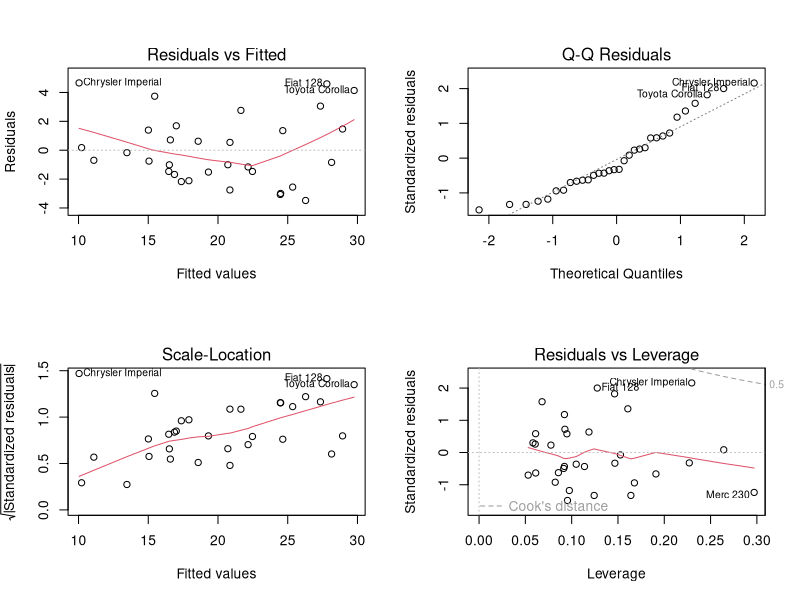
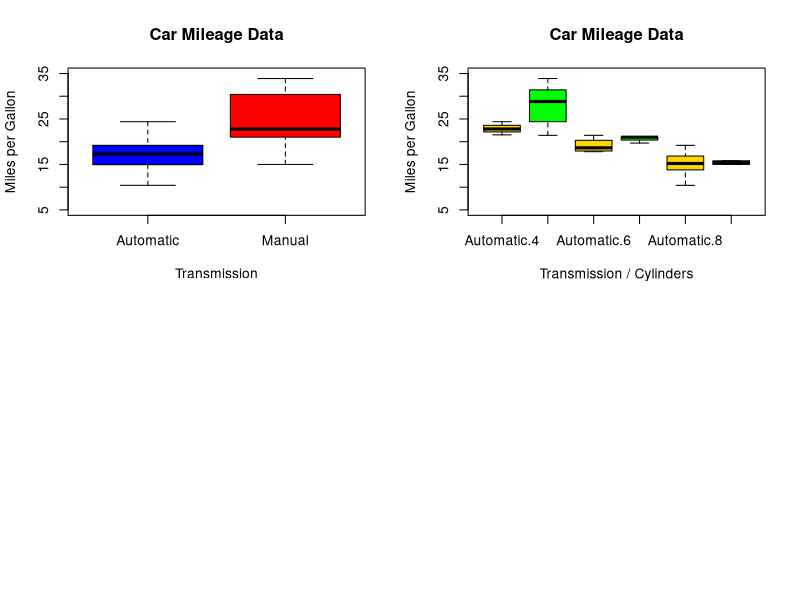
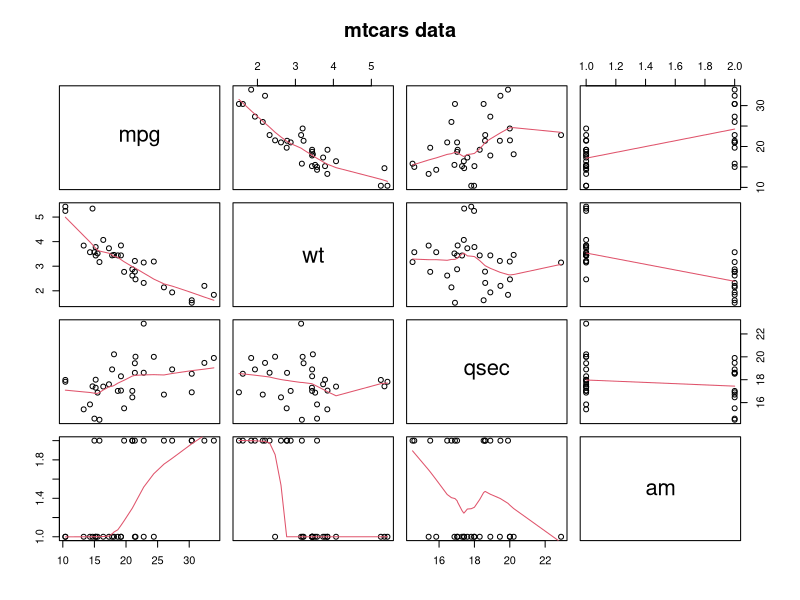
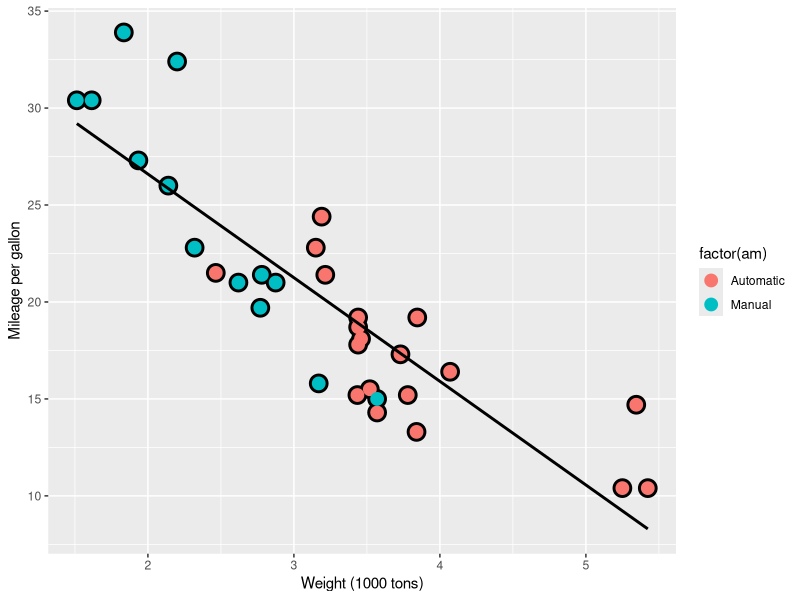
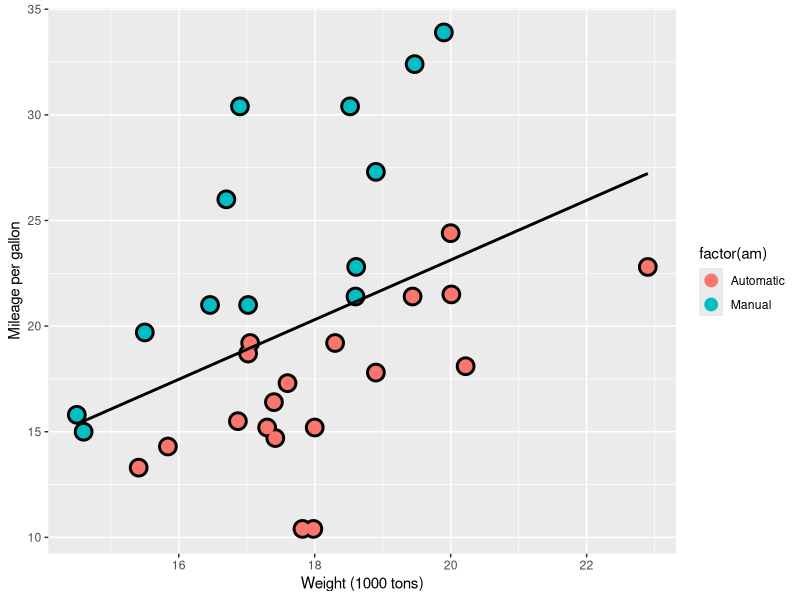

The R source for these figures, in order:
## ---- chunk 1
library(dplyr, quiet=T)
library(data.table, quiet=T)
library(lubridate, quiet=T)
library('ggplot2', quiet=T)
library(plyr, quiet=T) 
## ---- chunk 2
knitr::opts_chunk$set(echo = TRUE)
knitr::opts_chunk$set(
  fig.path = "figs/fig-"
)
## ---- chunk 3
head(mtcars)
## ---- chunk 4
mtcars$am = as.factor(mtcars$am)
levels(mtcars$am) = c("Automatic", "Manual")
summary(mtcars$am)

t.test(mpg~am,data=mtcars)
## ---- chunk 5
fit <- lm(mpg~.-1, data=mtcars)
summary(fit)$coef
## ---- chunk 6
best = step(lm(data=mtcars, mpg~.), trace=0)
summary(best)
## ---- chunk 7
new2 <- mtcars[, c('mpg','wt','qsec','am')]
fit2 <- lm(mpg~.-1, data=new2)
## ---- chunk 8
par(mfrow = c(2, 2))
plot(fit2)
## ---- chunk 9
boxplot(mpg~am, data=mtcars, main='Car Mileage Data', xlab='Transmission',ylab='Miles per Gallon', col=c('blue','red'), ylim=c(5,35))
## ---- chunk 10
boxplot(mpg~am*cyl, data=mtcars, col=c('gold','green'), main='Car Mileage Data', xlab='Transmission / Cylinders',ylab='Miles per Gallon', ylim=c(5,35))
## ---- chunk 11
new <- mtcars[, c('mpg','wt','qsec','am','hp')]
fit <- lm(mpg~.-1, data=new)
summary(fit)$coef
new2 <- mtcars[, c('mpg','wt','qsec','am')]
fit2 <- lm(mpg~.-1, data=new2)
summary(fit2)$coef
## ---- chunk 12
pairs(new2, panel = panel.smooth, main = "mtcars data")
## ---- chunk 13
g = ggplot(new2, aes(y=mpg, x=wt, colour=factor(am)))
g = g + geom_point(size = 6, colour = "black") + geom_point(size = 4)+ geom_smooth(method = lm, se = FALSE, colour = "black")
g = g + xlab("Weight (1000 tons)") + ylab("Mileage per gallon")
g
## ---- chunk 14
g = ggplot(new2, aes(y=mpg, x=qsec, colour=factor(am)))
g = g + geom_point(size = 6, colour = "black") + geom_point(size = 4)+ geom_smooth(method = lm, se = FALSE, colour = "black")
g = g + xlab("Weight (1000 tons)") + ylab("Mileage per gallon")
g
